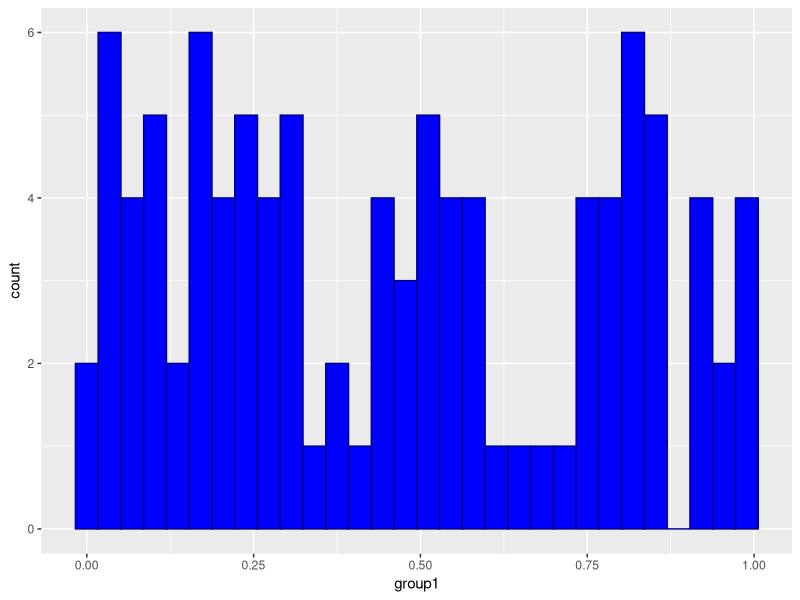
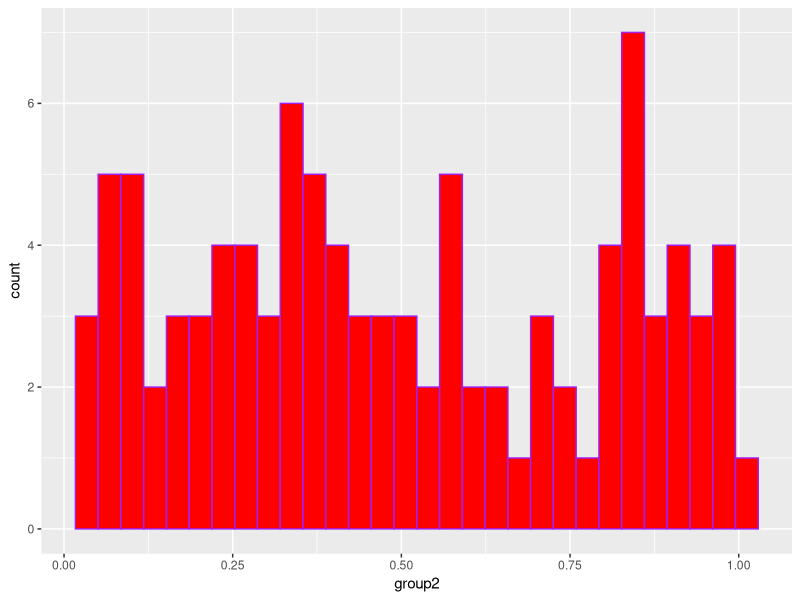
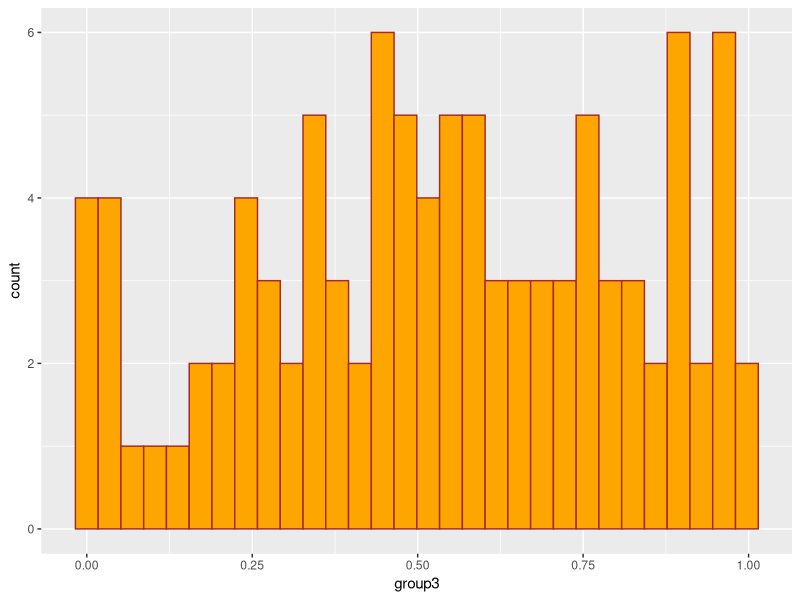

These figures' R source, in order: (Note: this script raises an error after producing the figures.)
## ---- chunk 1
knitr::opts_chunk$set(echo = TRUE)
## ---- chunk 2
##############################
# FUNCTION: Calculate Zeros in Given Vector
# input: Vector List
# output: Number of Zeros
# -------------------
calc_zeros <- function(vector_list){
  counter <- 0
  for (i in vector_list) {
    if (i == 0)
    counter <- counter + 1
  }
  return(counter)
}
##############################

my_list <- c(10,0,0,0,0,5,7,0)
my_list

calc_zeros(vector_list = my_list)

calc_zeros_subsetting <- function(vector_list) { sum(vector_list == 0) }
calc_zeros_subsetting(my_list)

## ---- chunk 3

##############################
# FUNCTION: Create a Matrix from Inputs
# input: Number of rows and columns
# output: the matrix
# -------------------
make_a_matrix <- function(vector, nRow, nCol){
  matrix <- matrix(vector, nRow, nCol)
  return(matrix)
}
##############################

my_list <- sample(100,10)
make_a_matrix(vector = my_list, nRow = 5, nCol = 6)

## ---- chunk 4

##############################
# FUNCTION: Reshuffle Data
# input: Response Variables
# output: a Vector
# -------------------
reshuffle_data <- function(dataset){
  shuffle_r <- sample(dataset$response)
  dataset$shuffle <- shuffle_r
  split_df <- aggregate(shuffle_r ~ group_name, dataset, mean)
  split_list <- as.list(split_df)
  return (split_list)
  
}

group1 <- runif(100)
group2 <- runif(100)
group3 <- runif(100)
  
simulate_dataset <- data.frame(group_name = rep(c("group1", "group2", "group3"), each = 100),
                               response = c(group1, group2, group3))

reshuffle_data(simulate_dataset)


## ---- chunk 5
##############################
# FUNCTION: Repeat Reshuffle Data n Times
# input: Response Variables
# output: a Vector
# -------------------

repeat_reshuffle <- function(dataset, repeats) {
  mean_matrix <- data.frame(matrix(nrow = repeats,ncol=4))
  colnames(mean_matrix) <- c("replicate", "group 1", "group 2", "group 3")
  for (i in 1:repeats) {
    reshuffle <- reshuffle_data(dataset)
    mean_matrix[i,1:4] <- c(i,reshuffle$shuffle_r)
    
  }
  return(mean_matrix)
}

num = 100
repeat_reshuffle(simulate_dataset, num)

    
## ---- chunk 6
#Use qplot() to create a histogram of the means for each reshuffled group. Or, if you want a challenge, use ggplot() to overlay all 3 histograms in the same figure. How do the distributions of reshuffled means compare to the original means?

library(ggplot2)

num = 100
df_new <- repeat_reshuffle(simulate_dataset, num)

g1 <- ggplot(df_new) + aes(x=group1) + geom_histogram(fill="blue",color="navy")

g2 <- ggplot(df_new) + aes(x=group2) + geom_histogram(fill="red",color="purple")

g3 <- ggplot(df_new) + aes(x=group3) + geom_histogram(fill="orange",color="brown")

g1 + g2 + g3 + plot_layout(ncol=1)

